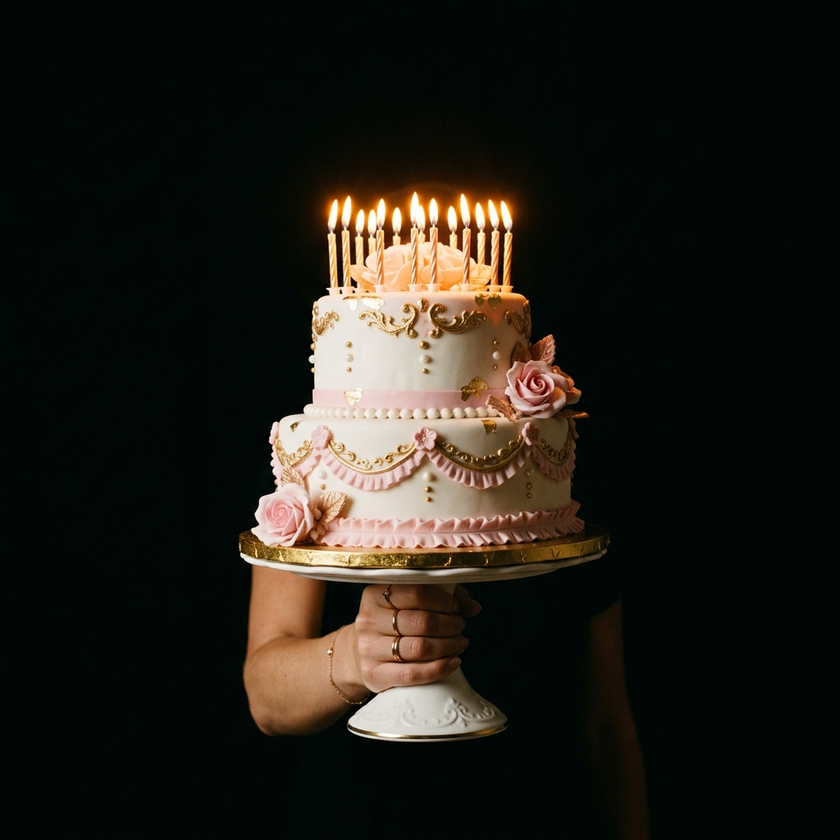
#> input picture assets/cake_hand_presentation.png, 840 x 840 px, shrunk from 1024 x 1024 before the run, found by its file name
$ python remove_bg.py
#> lines starting #> are read from the running program, lines starting #| are printed output that depends on the picture
from PIL import Image

def remove_black_background(input_path, output_path):
    img = Image.open(input_path).convert("RGBA")
    data = img.getdata()

    new_data = []
    for item in data:
        r, g, b, a = item
        # Calculate luminance or just use max of rgb
        max_val = max(r, g, b)

        # If the pixel is very dark, make it transparent
        if max_val < 10:
            new_data.append((0, 0, 0, 0))
        else:
            # We want smooth blending. We can map the pixel's max_val to alpha.
            # But the hand should be opaque. The hand is mostly skin tones.
            # A simple approach:
            # Anything below a certain threshold becomes increasingly transparent.
            if max_val < 50:
                # scale alpha
                alpha = int((max_val / 50) * 255)
                new_data.append((r, g, b, alpha))
            else:
                new_data.append((r, g, b, 255))
#> this loop made 705600 passes
#> (item, r, g, b, max_val, alpha) on pass 18: ((0, 10, 6, 255), 0, 10, 6, 10, 51)
#> (r, g, b, max_val, alpha) on pass 61: (1, 10, 6, 10, 51)
#> after the loop, new_data = 705600 items

    img.putdata(new_data)
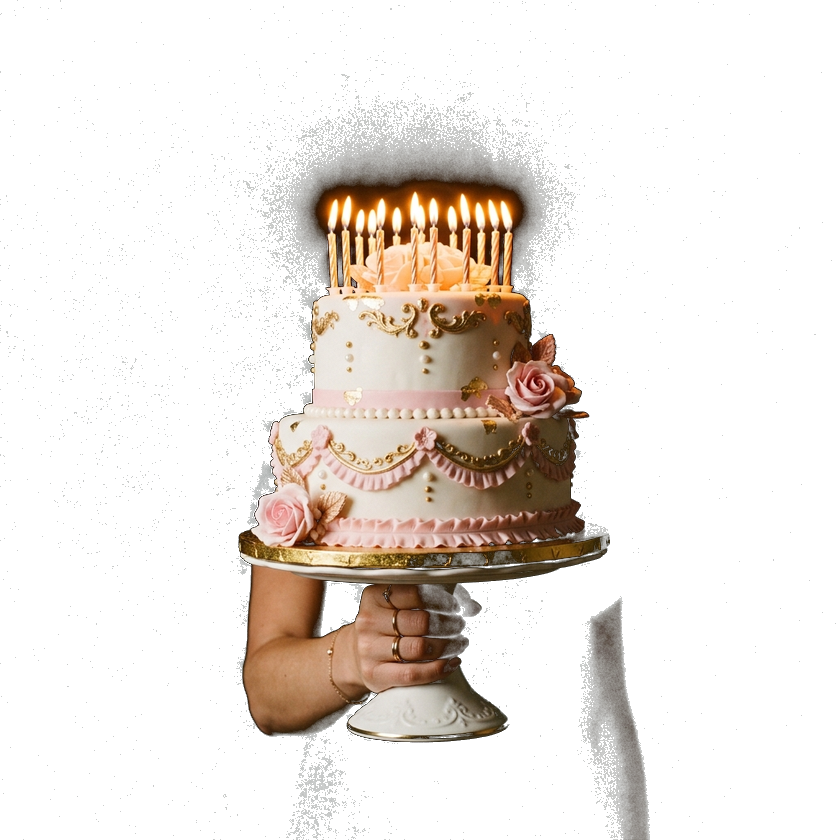
#> img: PIL image 840x840 RGBA; mean R, G, B, A 32.6, 26.1, 20.4, 52.5; transparent parts drawn white
    img.save(output_path, "PNG")

remove_black_background(
    r"d:\Downloads\the-universe-chose-you (1)\public\assets\cake_hand_presentation.png",
    r"d:\Downloads\the-universe-chose-you (1)\public\assets\cake_hand_transparent.png"
)

$ run again, with assets/cake_hands.png copied over assets/cake_hand_presentation.png
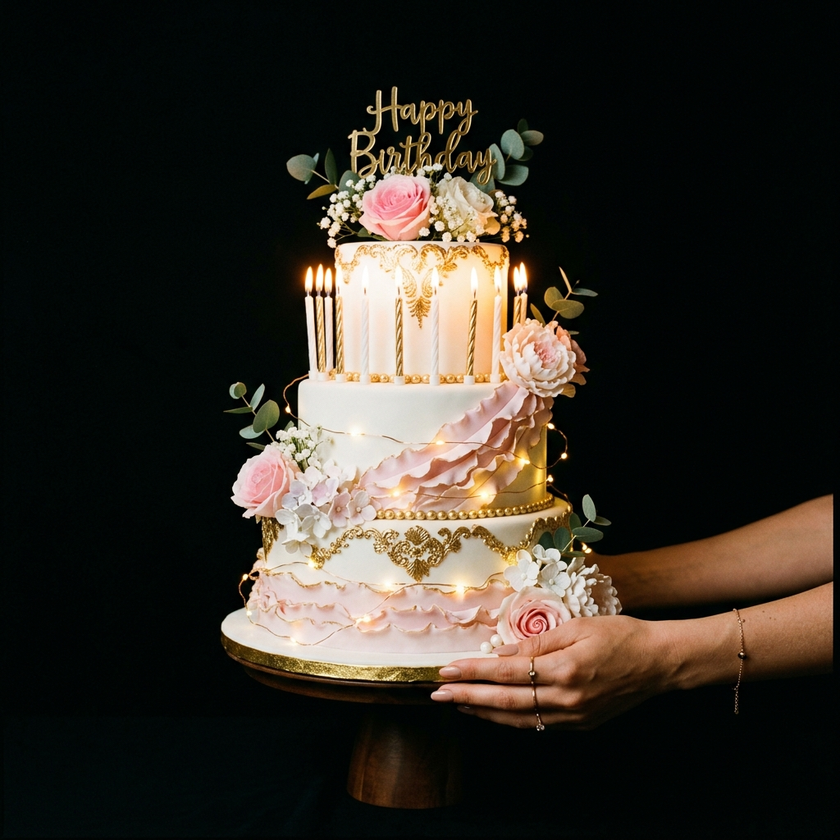
#> input picture assets/cake_hands.png, 840 x 840 px, shrunk from 1024 x 1024 before the run, found by its file name
#> the loop in remove_black_background, `for item in data:` made 705600 passes
#> (item, r, g, b, max_val) on passes 1 to 3: ((0, 9, 7, 255), 0, 9, 7, 9), ((1, 7, 7, 255), 1, 7, 7, 7), ((1, 5, 7, 255), 1, 5, 7, 7)
#> after the loop in remove_black_background, `for item in data:`: new_data = 705600 items
#> in remove_black_background, `img.putdata(new_data)`:
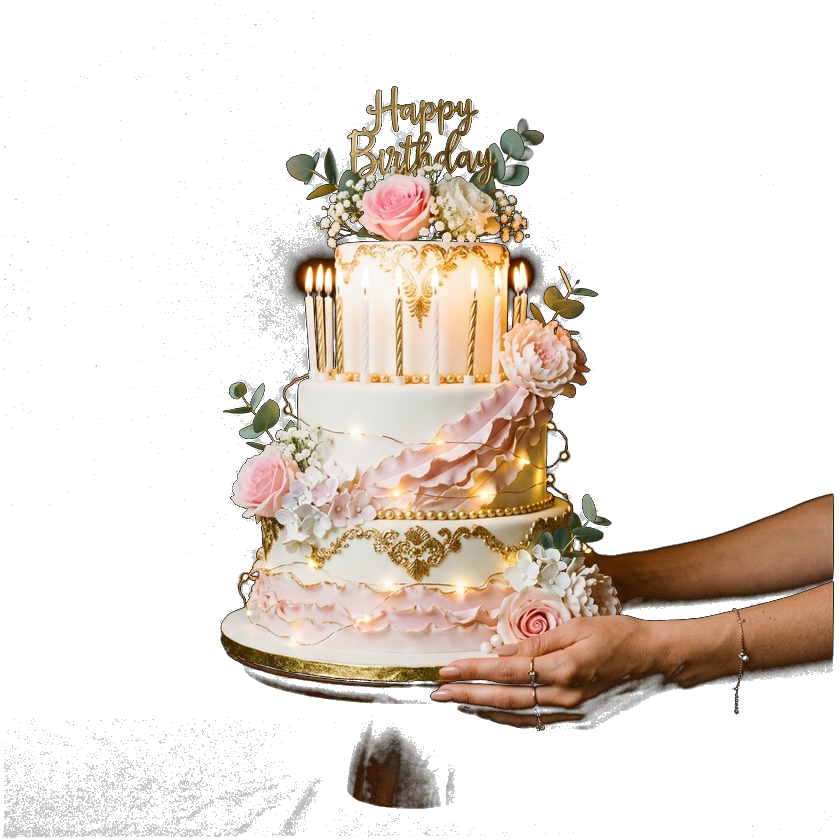
#> img: PIL image 840x840 RGBA; mean R, G, B, A 50.9, 42.6, 35, 73.1; transparent parts drawn white

$ run again, with assets/magical_room.png copied over assets/cake_hand_presentation.png
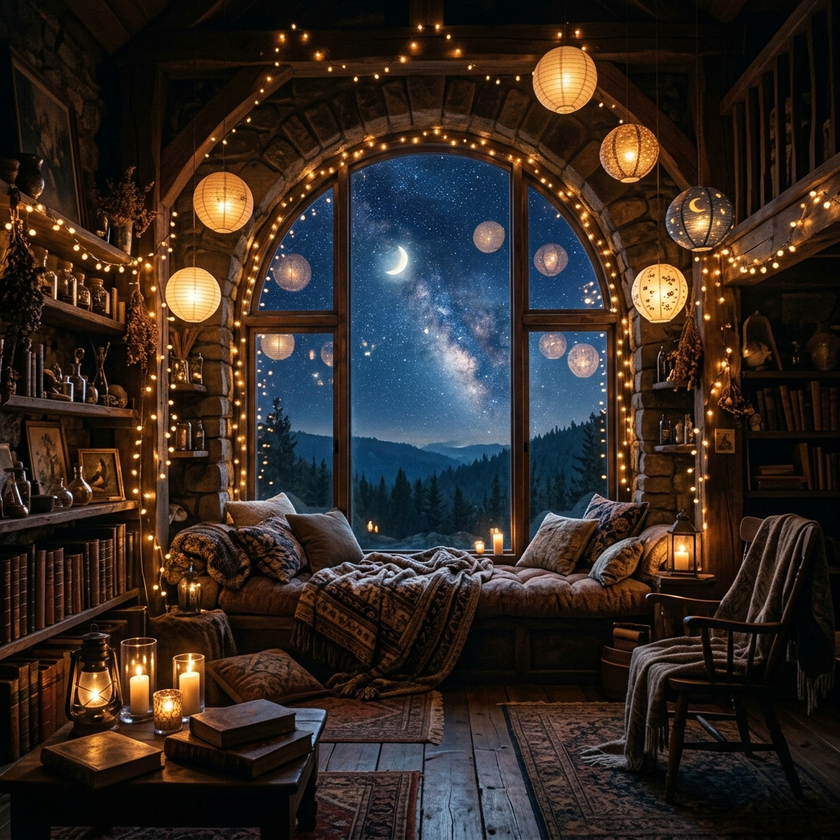
#> input picture assets/magical_room.png, 840 x 840 px, shrunk from 1024 x 1024 before the run, found by its file name
#> the loop in remove_black_background, `for item in data:` made 705600 passes
#> (item, r, g, b, max_val, alpha) on passes 4, 5, 7, 11, 12, 13, 18, 19: ((9, 10, 10, 255), 9, 10, 10, 10, 51), ((9, 11, 8, 255), 9, 11, 8, 11, 56), ((10, 11, 9, 255), 10, 11, 9, 11, 56), ((5, 8, 10, 255), 5, 8, 10, 10, 51), ((6, 8, 11, 255), 6, 8, 11, 11, 56), ((7, 8, 11, 255), 7, 8, 11, 11, 56), ((8, 10, 7, 255), 8, 10, 7, 10, 51), ((12, 13, 10, 255), 12, 13, 10, 13, 66)
#> after the loop in remove_black_background, `for item in data:`: new_data = 705600 items
#> in remove_black_background, `img.putdata(new_data)`:
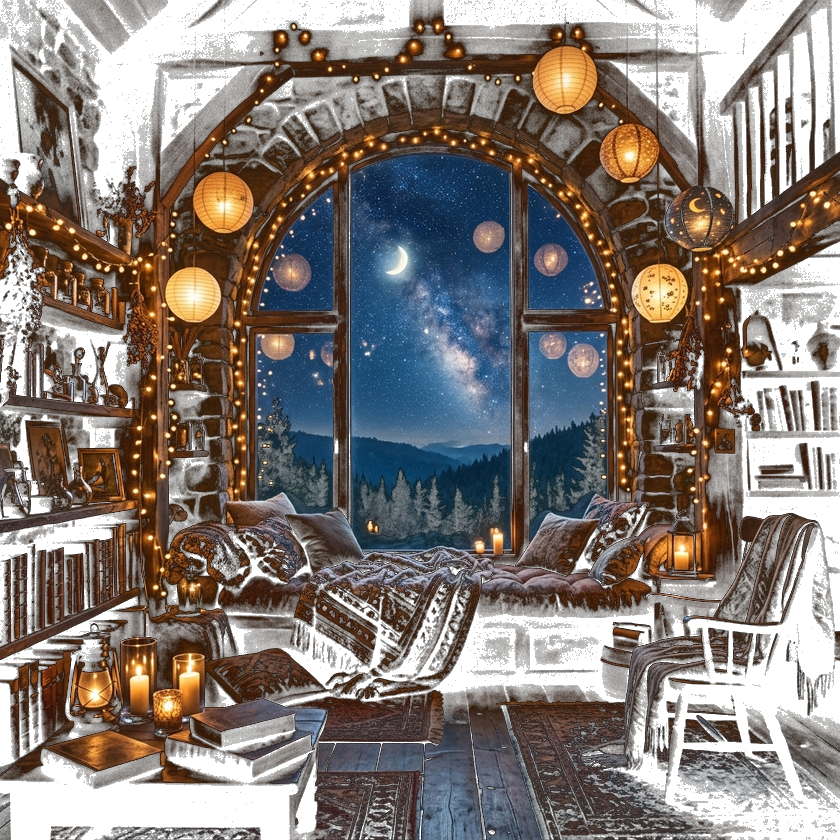
#> img: PIL image 840x840 RGBA; mean R, G, B, A 50.7, 40.6, 34.6, 169.6; transparent parts drawn white
